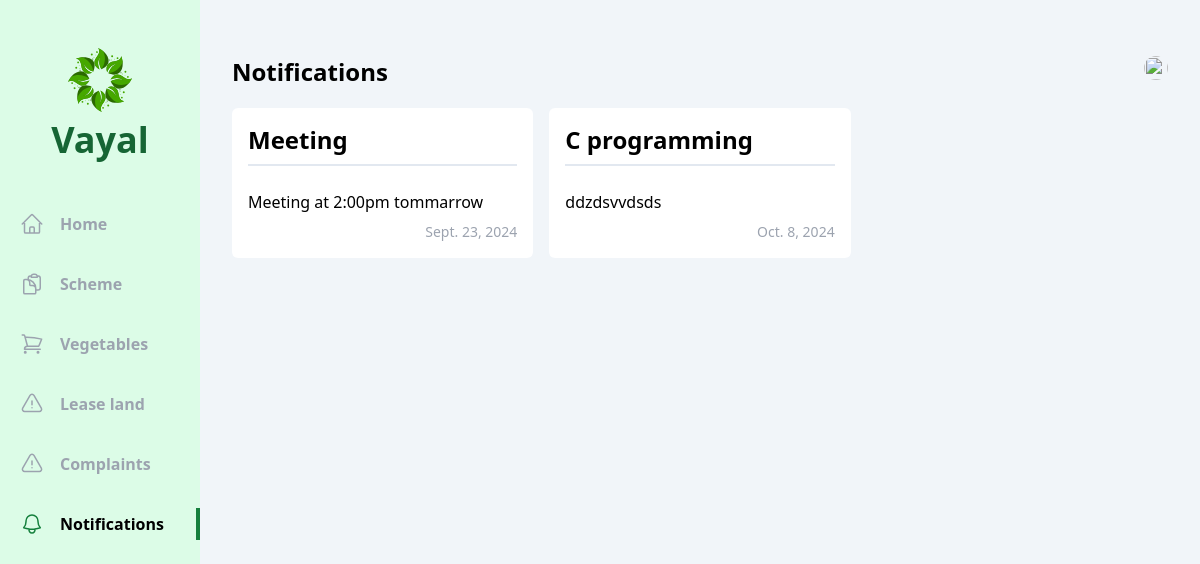
The page /user/notification/ on the database its author committed.
### officer/models.py (models this page shows, shortened)
class Notification(models.Model):
    vayal_user = models.ForeignKey(Vayal_User,null=True, on_delete=models.CASCADE)
    title = models.CharField(max_length=150)
    description = models.TextField()
    date = models.DateField()
    published = models.BooleanField(default=False)

### vayal_user/views/notification.py (the view)
# urls.py: path('notification/',notification.index, name='notification'),
def index(request):
    notifications = Notification.objects.filter(published=True)
    return render(request,'vayal_user/notification/index.html',{'notifications':notifications})

### vayal_user/templates/vayal_user/notification/index.html (shortened to what this page needs)
{% extends 'base.html' %}
{% block content %}
  <div class="flex  bg-slate-100">
    <div class="w-2/12 bg-green-100 flex flex-col items-center pb-10">
        <div class="my-12 flex flex-col gap-2 justify-center items-center">
            <h1 class="text-4xl font-bold text-green-800 ">Vayal</h1>
        </div>
        <ul class="flex flex-col gap-7 w-full font-bold text-gray-400">
                <li class="w-full flex items-center px-5 py-1 gap-4 group hover:text-gray-500 cursor-pointer hover:border-green-700 hover:border-r-4">
                      <a href="{% url 'vayal_user:home' %}">Home</a>
                  </li>
            <li class="w-full flex items-center px-5 py-1 gap-4 group hover:text-gray-500 cursor-pointer hover:border-green-700 hover:border-r-4">
                <a href="{% url 'vayal_user:schemes' %}">Scheme</a>
            </li>
            <li class="w-full flex items-center px-5 py-1 gap-4 group hover:text-gray-500 cursor-pointer hover:border-green-700 hover:border-r-4">
              <a href="{% url 'vayal_user:schemes' %}">Vegetables</a>
          </li>
          <li class="w-full flex items-center px-5 py-1 gap-4 group hover:text-gray-500 cursor-pointer hover:border-green-700 hover:border-r-4">
              <a href="{% url 'vayal_user:complaints' %}">Lease land</a>
          </li>
          <li class="w-full flex items-center px-5 py-1 gap-4 group hover:text-gray-500 cursor-pointer hover:border-green-700 hover:border-r-4">
              <a href="{% url 'vayal_user:complaints' %}">Complaints</a>
          </li>
          <li class="w-full flex items-center px-5 py-1 gap-4 border-r-4 text-black border-green-700">
              <a href="#">Notifications</a>
          </li>
        </ul>
      </div>
      <div class="w-10/12 h-screen overflow-y-auto px-8 py-14">
        <div class="flex justify-between mb-5">
            <h1 class="text-2xl font-bold">Notifications</h1>
            <div class="relative">
                <img id="profile" src="/uploads/{{student.image}}" class="h-6 w-6 rounded-full cursor-pointer" alt="">
            </div>
        </div>
        <div class="grid grid-cols-3 gap-x-4 gap-y-8">
            {% for notification in notifications %}
                <div class="flex flex-col bg-white p-4 rounded-md gap-2">
                    <span class="text-2xl font-bold mb-4 pb-2 border-b-2 border-slate-200">{{ notification.title }}</span>
                    <span>{{ notification.description }}</span>
                    <div class="flex justify-end">
                        <span class="text-sm text-gray-400">{{ notification.date }}</span>
                    </div>
                </div>
            {% endfor %}
        </div>
    </div>
{% endblock content %}

### rows shown on the page
Notification: title "Meeting", description "Meeting at 2:00pm tommarrow", date "Sept. 23, 2024"
Notification: title "C programming", description "ddzdsvvdsds", date "Oct. 8, 2024"
